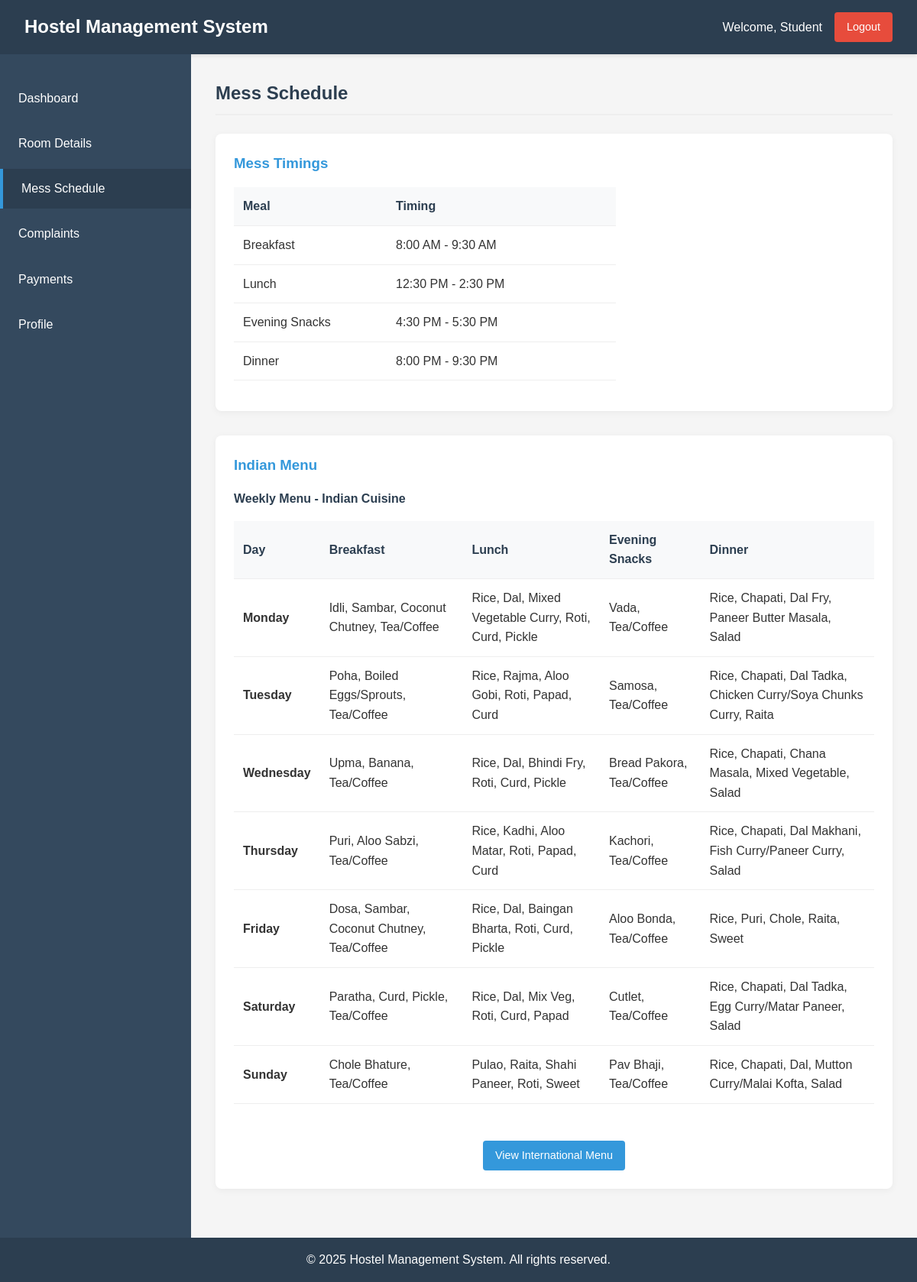
The page /mess_schedule.php on the database its author committed.
### tables this page shows
CREATE TABLE IF NOT EXISTS `mess_menu` (
  `id` INT(11) NOT NULL AUTO_INCREMENT,
  `day_order` INT(1) NOT NULL,
  `day_name` VARCHAR(10) NOT NULL,
  `cuisine_type` ENUM('Indian','International') NOT NULL,
  `breakfast` TEXT NOT NULL,
  `lunch` TEXT NOT NULL,
  `snacks` TEXT NOT NULL,
  `dinner` TEXT NOT NULL,
  `created_at` TIMESTAMP NOT NULL DEFAULT CURRENT_TIMESTAMP,
  `updated_at` TIMESTAMP NOT NULL DEFAULT CURRENT_TIMESTAMP ON UPDATE CURRENT_TIMESTAMP,
  PRIMARY KEY (`id`),
  KEY `cuisine_day_idx` (`cuisine_type`, `day_order`)
);

### mess_schedule.php (the view, shortened to what this page needs)
<?php
include 'db.php';
$nationality = "Indian";
if (isset($_GET['view'])) {
    if ($_GET['view'] == 'international') {$cuisine_type = 'International';}
    elseif ($_GET['view'] == 'indian') {$cuisine_type = 'Indian';}
    else {$cuisine_type = ($nationality == 'Indian') ? 'Indian' : 'International';}}
else {$cuisine_type = ($nationality == 'Indian') ? 'Indian' : 'International';}
?>
<!DOCTYPE html>
<html lang="en">
<head>
</head>
<body>
    <div class="container">
        <header>
            <div class="logo"><h1>Hostel Management System</h1></div>
            <div class="user-info">
                <span>Welcome, <?php echo isset($_SESSION['student_name']) ? $_SESSION['student_name'] : 'Student'; ?></span>
                <a href="logout.php" class="logout-btn">Logout</a>
            </div>
        </header>
        <div class="content-wrapper">
            <div class="sidebar">
                <nav>
                    <ul>
                        <li><a href="dashboard.php">Dashboard</a></li>
                        <li><a href="room_details.php">Room Details</a></li>
                        <li><a href="mess_schedule.php" class="active">Mess Schedule</a></li>
                        <li><a href="complaints.php">Complaints</a></li>
                        <li><a href="payment_history.php">Payments</a></li>
                        <li><a href="profile.php">Profile</a></li>
                    </ul>
                </nav>
            </div>
            <div class="main-content">
                <h2>Mess Schedule</h2>
                <div class="section">
                    <h3>Mess Timings</h3>
                    <table class="timings-table">
                        <thead>
                            <tr>
                                <th>Meal</th>
                                <th>Timing</th>
                            </tr>
                        </thead>
                        <tbody>
                            <tr>
                                <td>Breakfast</td>
                                <td>8:00 AM - 9:30 AM</td>
                            </tr>
                            <tr>
                                <td>Lunch</td>
                                <td>12:30 PM - 2:30 PM</td>
                            </tr>
                            <tr>
                                <td>Evening Snacks</td>
                                <td>4:30 PM - 5:30 PM</td>
                            </tr>
                            <tr>
                                <td>Dinner</td>
                                <td>8:00 PM - 9:30 PM</td>
                            </tr>
                        </tbody>
                    </table>
                </div>
                <div class="section">
                    <h3><?php echo $cuisine_type; ?> Menu</h3>
                    <div class="menu-table">
                        <h4>Weekly Menu - <?php echo $cuisine_type; ?> Cuisine</h4>
                        <table>
                            <thead>
                                <tr>
                                    <th>Day</th>
                                    <th>Breakfast</th>
                                    <th>Lunch</th>
                                    <th>Evening Snacks</th>
                                    <th>Dinner</th>
                                </tr>
                            </thead>
                            <tbody>
                                <?php
                                $query = "SELECT * FROM mess_menu WHERE cuisine_type = ? ORDER BY day_order";
                                $stmt = $conn->prepare($query);
                                $stmt->bind_param("s", $cuisine_type);
                                $stmt->execute();
                                $result = $stmt->get_result();
                                if ($result->num_rows > 0) {
                                    while ($row = $result->fetch_assoc()) {
                                        echo "<tr>";
                                        echo "<td>" . htmlspecialchars($row['day_name']) . "</td>";
                                        echo "<td>" . htmlspecialchars($row['breakfast']) . "</td>";
                                        echo "<td>" . htmlspecialchars($row['lunch']) . "</td>";
                                        echo "<td>" . htmlspecialchars($row['snacks']) . "</td>";
                                        echo "<td>" . htmlspecialchars($row['dinner']) . "</td>";
                                        echo "</tr>";
                                    }
                                } else {echo "<tr><td colspan='5'>No menu found</td></tr>";}
                                ?>
                            </tbody>
                        </table>
                    </div>
                    <div class="alt-menu">
                        <a href="mess_schedule.php?view=<?php echo ($cuisine_type == 'Indian') ? 'international' : 'indian'; ?>" class="btn">
                            View <?php echo ($cuisine_type == 'Indian') ? 'International' : 'Indian'; ?> Menu
                        </a>
                    </div>
                </div>
            </div>
        </div>
        <footer><p>&copy; <?php echo date('Y'); ?> Hostel Management System. All rights reserved.</p></footer>
    </div>
</body>
</html>

### mess_schedule.php (style rules this page uses)
* { margin: 0; padding: 0; box-sizing: border-box; font-family: "Arial", sans-serif; }
body { background-color: #f5f5f5; color: #333; line-height: 1.6; }
.container { display: flex; flex-direction: column; min-height: 100vh; }
header { background: #2c3e50; color: #fff; padding: 1rem 2rem; display: flex; justify-content: space-between; align-items: center; box-shadow: 0 2px 5px rgba(0, 0, 0, 0.1); }
.logo h1 { font-size: 1.5rem; }
.user-info { display: flex; align-items: center; gap: 1rem; }
.logout-btn { background: #e74c3c; color: white; padding: 0.5rem 1rem; border-radius: 4px; text-decoration: none; font-size: 0.9rem; transition: background-color 0.3s; }
.content-wrapper { display: flex; flex: 1; }
.sidebar { width: 250px; background: #34495e; color: white; padding-top: 2rem; }
.sidebar nav ul { list-style: none; }
.sidebar nav ul li { margin-bottom: 0.5rem; }
.sidebar nav ul li a { display: block; padding: 0.8rem 1.5rem; color: white; text-decoration: none; transition: background-color 0.3s; }
.sidebar nav ul li a:hover, .sidebar nav ul li a.active { background: #2c3e50; border-left: 4px solid #3498db; }
.main-content { flex: 1; padding: 2rem; }
h2 { color: #2c3e50; margin-bottom: 1.5rem; padding-bottom: 0.5rem; border-bottom: 2px solid #eee; }
.section { background: white; border-radius: 8px; box-shadow: 0 2px 10px rgba(0, 0, 0, 0.05); padding: 1.5rem; margin-bottom: 2rem; }
h3 { color: #3498db; margin-bottom: 1rem; }
h4 { color: #2c3e50; margin-bottom: 1rem; }
table { width: 100%; border-collapse: collapse; margin-bottom: 1rem; }
th, td { padding: 0.75rem; text-align: left; border-bottom: 1px solid #eee; }
th { background-color: #f8f9fa; font-weight: bold; color: #2c3e50; }
.timings-table { max-width: 500px; }
.timings-table th:first-child, .timings-table td:first-child { width: 40%; }
.menu-table { margin-bottom: 2rem; overflow-x: auto; }
.menu-table table th:first-child, .menu-table table td:first-child { font-weight: bold; }
.btn { display: inline-block; background: #3498db; color: white; padding: 0.5rem 1rem; border: none; border-radius: 4px; cursor: pointer; text-decoration: none; font-size: 0.9rem; transition: background-color 0.3s; }
.alt-menu { text-align: center; margin-top: 1rem; }
footer { background: #2c3e50; color: white; text-align: center; padding: 1rem; margin-top: auto; }

### rows shown on the page
mess_menu: day_name "Monday", breakfast "Idli, Sambar, Coconut Chutney, Tea/Coffee", lunch "Rice, Dal, Mixed Vegetable Curry, Roti, Curd, Pickle", snacks "Vada, Tea/Coffee", dinner "Rice, Chapati, Dal Fry, Paneer Butter Masala, Salad"
mess_menu: day_name "Tuesday", breakfast "Poha, Boiled Eggs/Sprouts, Tea/Coffee", lunch "Rice, Rajma, Aloo Gobi, Roti, Papad, Curd", snacks "Samosa, Tea/Coffee", dinner "Rice, Chapati, Dal Tadka, Chicken Curry/Soya Chunks Curry, Raita"
mess_menu: day_name "Wednesday", breakfast "Upma, Banana, Tea/Coffee", lunch "Rice, Dal, Bhindi Fry, Roti, Curd, Pickle", snacks "Bread Pakora, Tea/Coffee", dinner "Rice, Chapati, Chana Masala, Mixed Vegetable, Salad"
mess_menu: day_name "Thursday", breakfast "Puri, Aloo Sabzi, Tea/Coffee", lunch "Rice, Kadhi, Aloo Matar, Roti, Papad, Curd", snacks "Kachori, Tea/Coffee", dinner "Rice, Chapati, Dal Makhani, Fish Curry/Paneer Curry, Salad"
mess_menu: day_name "Friday", breakfast "Dosa, Sambar, Coconut Chutney, Tea/Coffee", lunch "Rice, Dal, Baingan Bharta, Roti, Curd, Pickle", snacks "Aloo Bonda, Tea/Coffee", dinner "Rice, Puri, Chole, Raita, Sweet"
mess_menu: day_name "Saturday", breakfast "Paratha, Curd, Pickle, Tea/Coffee", lunch "Rice, Dal, Mix Veg, Roti, Curd, Papad", snacks "Cutlet, Tea/Coffee", dinner "Rice, Chapati, Dal Tadka, Egg Curry/Matar Paneer, Salad"
mess_menu: day_name "Sunday", breakfast "Chole Bhature, Tea/Coffee", lunch "Pulao, Raita, Shahi Paneer, Roti, Sweet", snacks "Pav Bhaji, Tea/Coffee", dinner "Rice, Chapati, Dal, Mutton Curry/Malai Kofta, Salad"

### other values the page prints
$cuisine_type "Indian"
